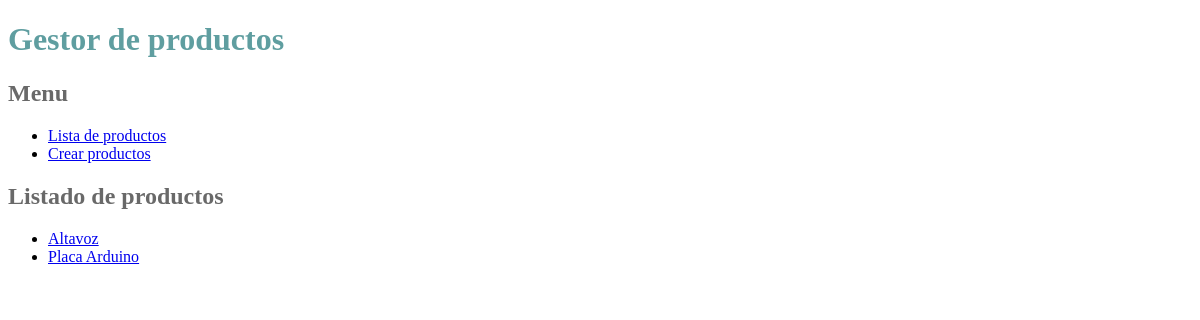
/appDjango/productos/, run on an earlier commit of the app's database.
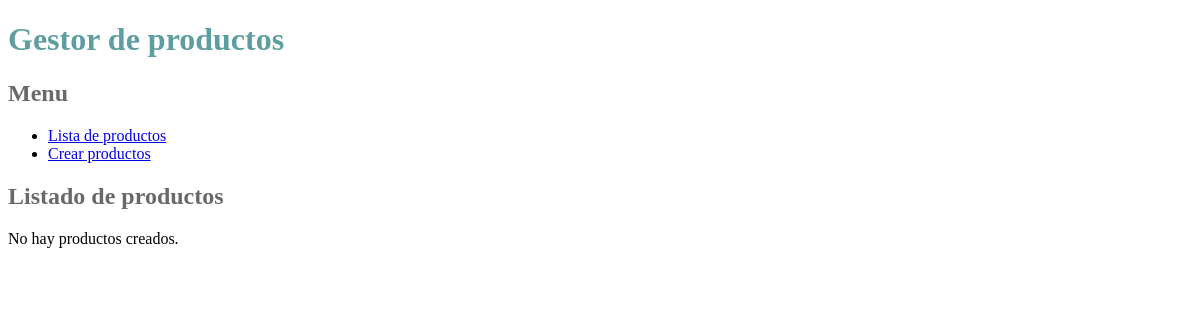
And on a later commit of the database.
### appDjango/models.py (models this page shows, shortened)
class Producto(models.Model):
    referencia_producto = models.CharField(max_length=100, unique=True)
    precio_producto = models.DecimalField(max_digits=10, decimal_places=2)
    nombre_producto = models.CharField(max_length=255)
    descripcion_producto = models.TextField()
    categoria_producto = models.CharField(max_length=100)
    class Meta:
        verbose_name_plural = "Productos"
        verbose_name = "Producto"
        ordering = ["nombre_producto"]

### appDjango/views.py (the view)
# urls.py: path('productos/', ProductoListView.as_view(), name='index_productos'),
class ProductoListView(ListView):
    model = Producto
    template_name = "appDjango/producto_index.html"
    context_object_name = "productos"

### templates/appDjango/producto_index.html
{% extends 'base.html' %}
{% block contenido %}
        <h2>Listado de productos</h2>
        {% if productos %}
            <ul>
                {% for producto in productos %}
                	<li><a href="{% url 'productos_show' producto.id %}">{{ producto.nombre_producto }}</a></li>
                {% endfor %}
            </ul>
        {% else %}
            <p>No hay productos creados.</p>
        {% endif %}
{% endblock %}

What changed in the data, as far as the page shows it:
removed Producto: nombre_producto "Altavoz"
removed Producto: nombre_producto "Placa Arduino"
Also different on the page:
text now shown: "No hay productos creados."
